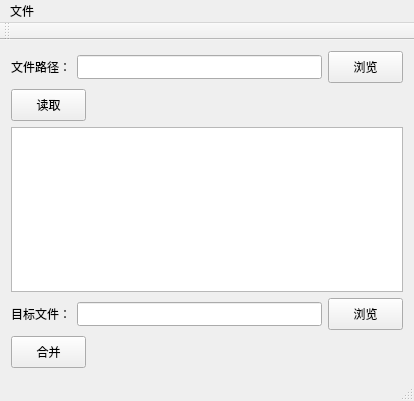
<?xml version="1.0" encoding="UTF-8"?>
<ui version="4.0">
 <class>MainWindow</class>
 <widget class="QMainWindow" name="MainWindow">
  <property name="geometry">
   <rect>
    <x>0</x>
    <y>0</y>
    <width>414</width>
    <height>401</height>
   </rect>
  </property>
  <property name="windowTitle">
   <string>Excel 合并</string>
  </property>
  <widget class="QWidget" name="centralWidget">
   <layout class="QVBoxLayout" name="verticalLayout">
    <item>
     <layout class="QHBoxLayout" name="horizontalLayout">
      <item>
       <widget class="QLabel" name="label">
        <property name="minimumSize">
         <size>
          <width>60</width>
          <height>32</height>
         </size>
        </property>
        <property name="maximumSize">
         <size>
          <width>60</width>
          <height>32</height>
         </size>
        </property>
        <property name="text">
         <string>文件路径：</string>
        </property>
       </widget>
      </item>
      <item>
       <widget class="QLineEdit" name="lineEdit">
        <property name="minimumSize">
         <size>
          <width>160</width>
          <height>24</height>
         </size>
        </property>
        <property name="maximumSize">
         <size>
          <width>16777215</width>
          <height>24</height>
         </size>
        </property>
       </widget>
      </item>
      <item>
       <widget class="QPushButton" name="browsePushButton">
        <property name="minimumSize">
         <size>
          <width>75</width>
          <height>32</height>
         </size>
        </property>
        <property name="maximumSize">
         <size>
          <width>75</width>
          <height>32</height>
         </size>
        </property>
        <property name="text">
         <string>浏览</string>
        </property>
       </widget>
      </item>
     </layout>
    </item>
    <item>
     <widget class="QPushButton" name="loadPushButton">
      <property name="minimumSize">
       <size>
        <width>75</width>
        <height>32</height>
       </size>
      </property>
      <property name="maximumSize">
       <size>
        <width>75</width>
        <height>32</height>
       </size>
      </property>
      <property name="text">
       <string>读取</string>
      </property>
     </widget>
    </item>
    <item>
     <widget class="QListWidget" name="listWidget"/>
    </item>
    <item>
     <layout class="QHBoxLayout" name="horizontalLayout_2">
      <item>
       <widget class="QLabel" name="destFilePathLabel">
        <property name="minimumSize">
         <size>
          <width>60</width>
          <height>32</height>
         </size>
        </property>
        <property name="maximumSize">
         <size>
          <width>60</width>
          <height>32</height>
         </size>
        </property>
        <property name="text">
         <string>目标文件：</string>
        </property>
       </widget>
      </item>
      <item>
       <widget class="QLineEdit" name="destFilePathLineEdit">
        <property name="minimumSize">
         <size>
          <width>160</width>
          <height>24</height>
         </size>
        </property>
       </widget>
      </item>
      <item>
       <widget class="QPushButton" name="destBrowsePushButton">
        <property name="minimumSize">
         <size>
          <width>75</width>
          <height>32</height>
         </size>
        </property>
        <property name="maximumSize">
         <size>
          <width>75</width>
          <height>32</height>
         </size>
        </property>
        <property name="text">
         <string>浏览</string>
        </property>
       </widget>
      </item>
     </layout>
    </item>
    <item>
     <widget class="QPushButton" name="mergePushButton">
      <property name="minimumSize">
       <size>
        <width>75</width>
        <height>32</height>
       </size>
      </property>
      <property name="maximumSize">
       <size>
        <width>75</width>
        <height>32</height>
       </size>
      </property>
      <property name="text">
       <string>合并</string>
      </property>
     </widget>
    </item>
   </layout>
  </widget>
  <widget class="QMenuBar" name="menuBar">
   <property name="geometry">
    <rect>
     <x>0</x>
     <y>0</y>
     <width>414</width>
     <height>22</height>
    </rect>
   </property>
   <widget class="QMenu" name="menuExcel_Merge">
    <property name="title">
     <string>文件</string>
    </property>
    <addaction name="action"/>
   </widget>
   <addaction name="menuExcel_Merge"/>
  </widget>
  <widget class="QToolBar" name="mainToolBar">
   <attribute name="toolBarArea">
    <enum>TopToolBarArea</enum>
   </attribute>
   <attribute name="toolBarBreak">
    <bool>false</bool>
   </attribute>
  </widget>
  <widget class="QStatusBar" name="statusBar"/>
  <action name="action">
   <property name="text">
    <string>打开</string>
   </property>
  </action>
 </widget>
 <layoutdefault spacing="6" margin="11"/>
 <resources/>
 <connections/>
</ui>
